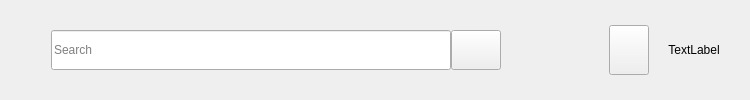
     <widget class="QWidget" name="widget_2" native="true">
      <property name="sizePolicy">
       <sizepolicy hsizetype="Expanding" vsizetype="Fixed">
        <horstretch>0</horstretch>
        <verstretch>0</verstretch>
       </sizepolicy>
      </property>
      <property name="minimumSize">
       <size>
        <width>0</width>
        <height>70</height>
       </size>
      </property>
      <property name="sizeIncrement">
       <size>
        <width>0</width>
        <height>1</height>
       </size>
      </property>
      <layout class="QHBoxLayout" name="horizontalLayout_3">
       <property name="spacing">
        <number>0</number>
       </property>
       <item>
        <spacer name="horizontalSpacer">
         <property name="orientation">
          <enum>Qt::Orientation::Horizontal</enum>
         </property>
         <property name="sizeHint" stdset="0">
          <size>
           <width>40</width>
           <height>20</height>
          </size>
         </property>
        </spacer>
       </item>
       <item>
        <layout class="QHBoxLayout" name="horizontalLayout_2">
         <property name="spacing">
          <number>0</number>
         </property>
         <item>
          <widget class="QLineEdit" name="lineEdit">
           <property name="minimumSize">
            <size>
             <width>400</width>
             <height>40</height>
            </size>
           </property>
           <property name="maximumSize">
            <size>
             <width>400</width>
             <height>40</height>
            </size>
           </property>
           <property name="text">
            <string/>
           </property>
           <property name="placeholderText">
            <string>Search</string>
           </property>
          </widget>
         </item>
         <item>
          <widget class="QPushButton" name="search_button">
           <property name="minimumSize">
            <size>
             <width>50</width>
             <height>40</height>
            </size>
           </property>
           <property name="maximumSize">
            <size>
             <width>50</width>
             <height>40</height>
            </size>
           </property>
           <property name="text">
            <string/>
           </property>
           <property name="icon">
            <iconset resource="../Desktop/resource.qrc">
             <normaloff>:/icons/icons_financial_app/search_icon.png</normaloff>
             <normalon>:/icons/icons_financial_app/search_icon.png</normalon>:/icons/icons_financial_app/search_icon.png</iconset>
           </property>
           <property name="iconSize">
            <size>
             <width>20</width>
             <height>20</height>
            </size>
           </property>
          </widget>
         </item>
        </layout>
       </item>
       <item>
        <spacer name="horizontalSpacer_2">
         <property name="orientation">
          <enum>Qt::Orientation::Horizontal</enum>
         </property>
         <property name="sizeHint" stdset="0">
          <size>
           <width>108</width>
           <height>34</height>
          </size>
         </property>
        </spacer>
       </item>
       <item>
        <widget class="QPushButton" name="account_button">
         <property name="sizePolicy">
          <sizepolicy hsizetype="Preferred" vsizetype="Preferred">
           <horstretch>0</horstretch>
           <verstretch>0</verstretch>
          </sizepolicy>
         </property>
         <property name="maximumSize">
          <size>
           <width>50</width>
           <height>50</height>
          </size>
         </property>
         <property name="text">
          <string/>
         </property>
         <property name="icon">
          <iconset resource="../Desktop/resource.qrc">
           <normaloff>:/icons/icons_financial_app/account_icon.svg</normaloff>
           <normalon>:/icons/icons_financial_app/account_icon.svg</normalon>:/icons/icons_financial_app/account_icon.svg</iconset>
         </property>
         <property name="iconSize">
          <size>
           <width>40</width>
           <height>40</height>
          </size>
         </property>
        </widget>
       </item>
       <item>
        <widget class="QLabel" name="account_name_label">
         <property name="sizePolicy">
          <sizepolicy hsizetype="Expanding" vsizetype="Expanding">
           <horstretch>0</horstretch>
           <verstretch>0</verstretch>
          </sizepolicy>
         </property>
         <property name="minimumSize">
          <size>
           <width>90</width>
           <height>0</height>
          </size>
         </property>
         <property name="text">
          <string>TextLabel</string>
         </property>
         <property name="alignment">
          <set>Qt::AlignmentFlag::AlignCenter</set>
         </property>
         <property name="wordWrap">
          <bool>true</bool>
         </property>
        </widget>
       </item>
      </layout>
     </widget>
